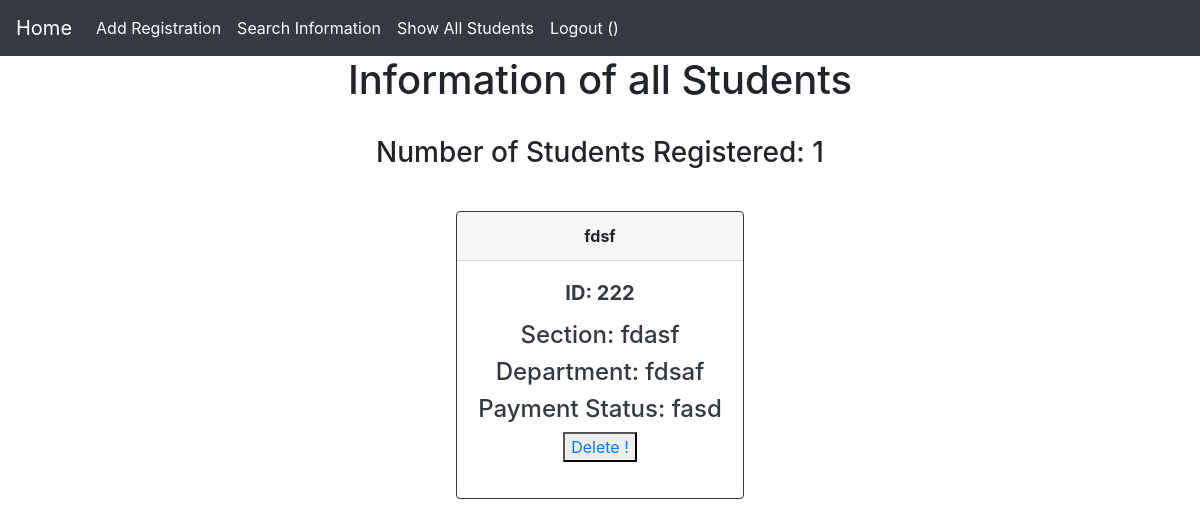
/show_all_students/, run on the app's committed database.
### main_app/models.py (models this page shows, shortened)
class StudentInfo(models.Model):
    name = models.CharField(max_length=30)
    id = models.IntegerField(primary_key=True)
    department = models.CharField(max_length=10)
    section = models.CharField(max_length=10)
    payment = models.CharField(max_length=20)

### main_app/views.py (the view)
# urls.py: path('show_all_students/',views.show_all_student,name="show_all_students"),
def show_all_student(request):
    students = StudentInfo.objects.all()
    c = StudentInfo.objects.count()
    return render(request,"show_all_student.html",{"student":students,"c":c})

### templates/show_all_student.html (shortened to what this page needs)
{% extends "layout.html" %}
{% block body %}
<center>
    <h1 style="text-align: center;"> Information of all Students<br></h1>
    <br>
    <h3>Number of Students Registered: {{c}}<br><br></h2>
    {% for student in student %}
    <div class="card border-dark mb-3" style="max-width: 18rem;">
    <div class="card-header"><strong>{{ student.name }}</strong></div>
    <div class="card-body text-dark">
    <h5 class="card-title"><strong>ID: {{ student.id }}</h5></strong>
    <p class="card-text"><h4>Section: {{ student.section }}</h4>
    <h4>Department: {{ student.department }}</h4>
    <h4>Payment Status: {{ student.payment }}</h4>
    <button type="button">
      <a href="{% url 'delete' student.id %}">Delete !</a>
  </button>
    </p>
  </div>
</div>
    {% endfor %}
    </center>
{% endblock %}

### data on the page
StudentInfo: name "fdsf", id "222", section "fdasf", department "fdsaf", payment "fasd"

### other printed values
{{ c }} "1"
